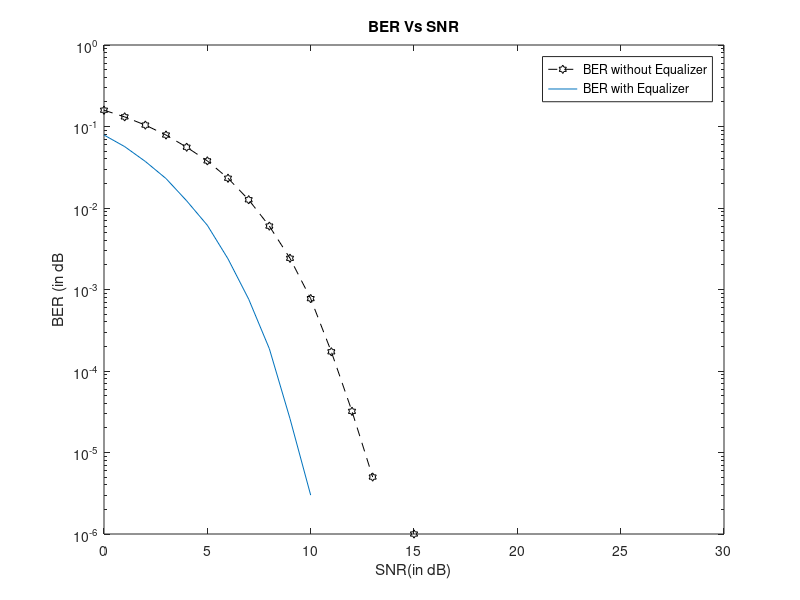

Recreate this plot in MATLAB.
clc;clear all;close all;
x=randi([0 1],1,10^6);
m=pskmod(x,2);
h=2+2i;
ber1=[];
ber2=[];
snr=0:1:30;
for i=1:length(snr)
    N=awgn(m.*h,snr(i),"measured");
    I=N/h;
    Without_eq=pskdemod(N,2);
    with_eq=pskdemod(I,2);
    ber1=[ber1 biterr(Without_eq,x)];
    ber2=[ber2 biterr(with_eq,x)]
end
BER1=ber1/length(x);
BER2=ber2/length(x);
semilogy(snr,BER1,'hexagram--c','Color','black');
hold on
semilogy(snr,BER2)
xlabel("SNR(in dB)");
ylabel("BER (in dB")
title('BER Vs SNR')
legend('BER without Equalizer','BER with Equalizer');